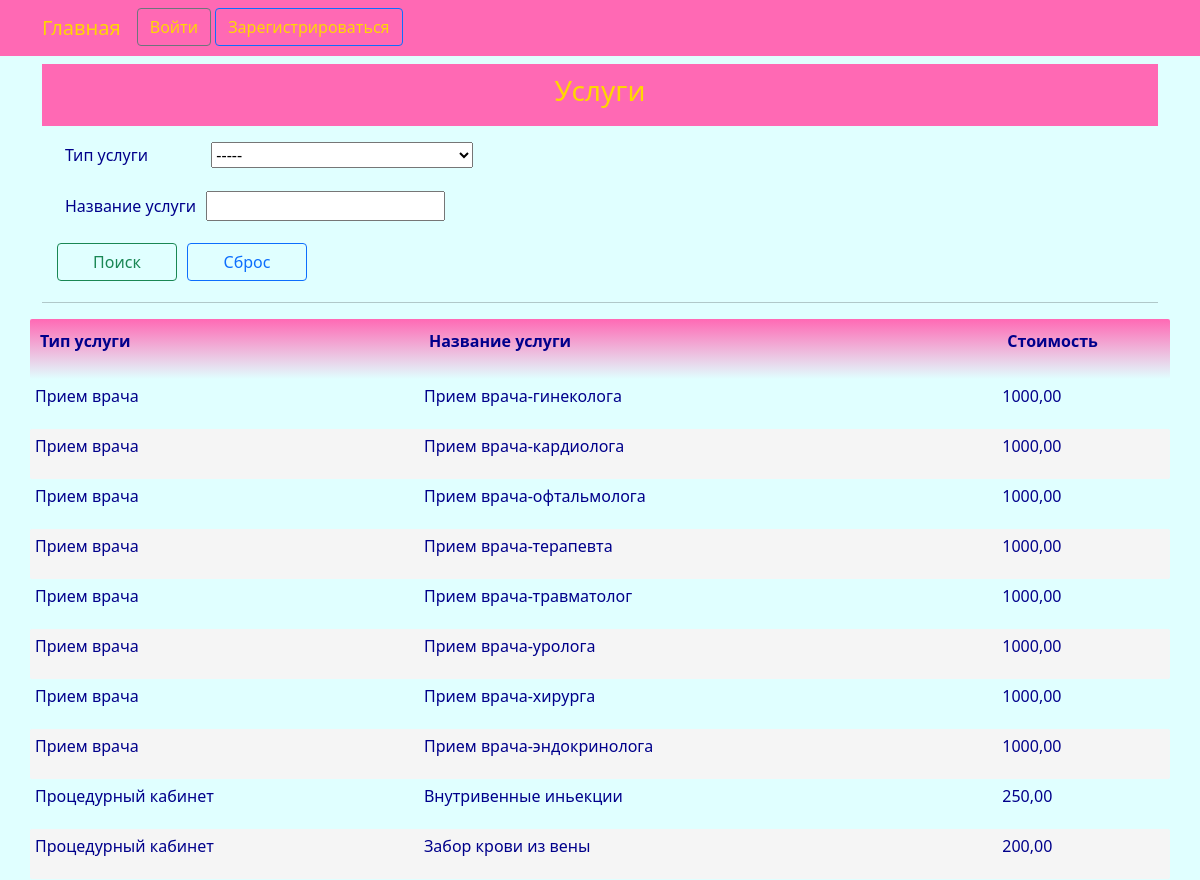
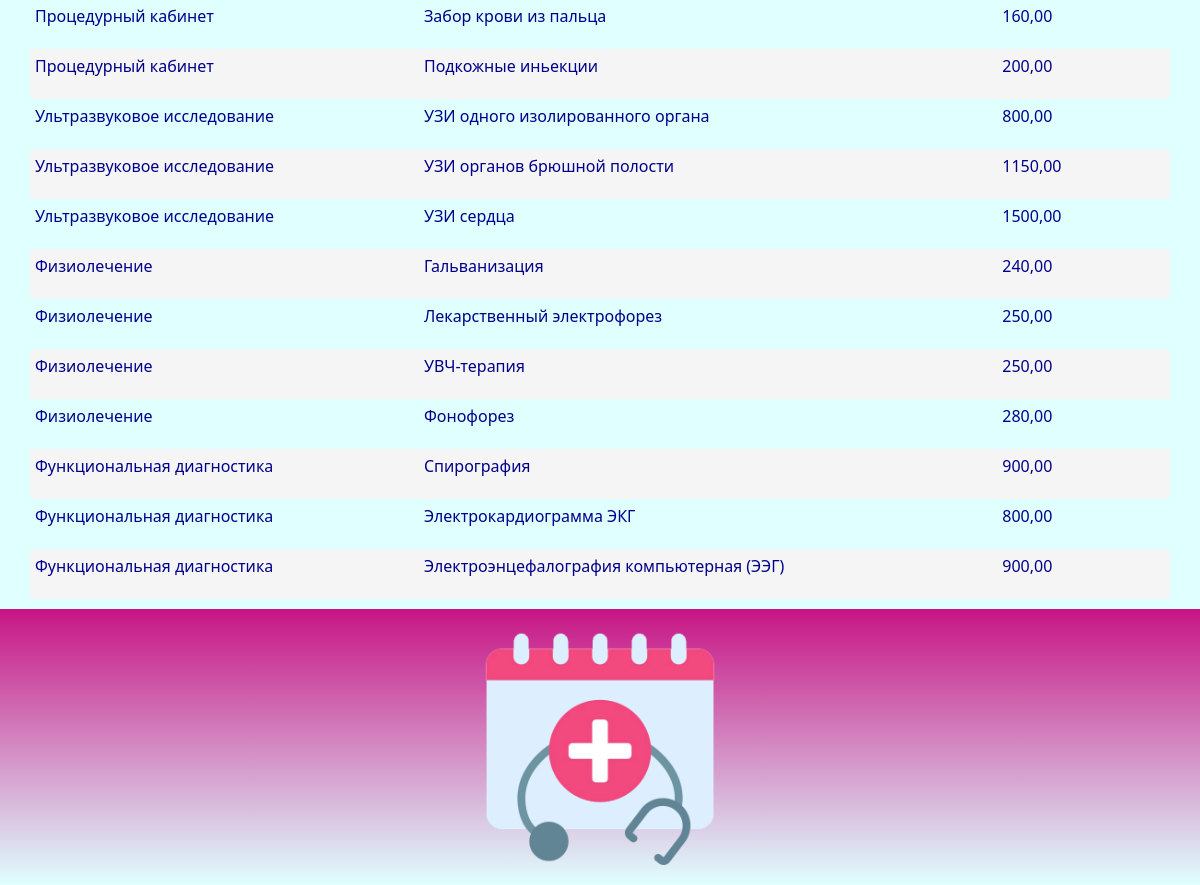
The page / on the database its author committed (2 pictures, top to bottom).
### center/models.py (models this page shows, shortened)
class Service(models.Model):
    kind = models.ForeignKey(Kind, related_name='service_kind', on_delete=models.CASCADE)
    service_title = models.CharField(_('service_title'), max_length=256)
    price = models.DecimalField(_('service_price'), max_digits=9, decimal_places=2)
    class Meta:
        db_table = 'service'
        indexes = [
            models.Index(fields=['kind', 'service_title']),
        ]
        ordering = ['service_title']

class Kind(models.Model):
    kind_title = models.CharField(_('kind_title'), max_length=128, unique=True)
    class Meta:
        db_table = 'kind'
        ordering = ['kind_title']
    def __str__(self):
        return "{}".format(self.kind_title)

### center/views.py (the view)
# urls.py: path('', views.index),
def index(request):
    try:
        kind = Kind.objects.all().order_by('kind_title')
        service = Service.objects.all().order_by('kind__kind_title', 'service_title')
        if request.method == "POST":
            if 'searchBtn' in request.POST:
                selected_item_kind = request.POST.get('item_kind')
                if selected_item_kind != '-----':
                    kind_query = Kind.objects.filter(kind_title = selected_item_kind).only('id').all()
                    service = service.filter(kind_id__in = kind_query)
                title_search = request.POST.get("title_search")
                if title_search != '':
                    service = service.filter(service_title__contains = title_search)
                return render(request, "index.html", {"service": service, "kind": kind, "selected_item_kind": selected_item_kind,  "title_search": title_search })
            else:
                return render(request, "index.html", {"service": service, "kind": kind, })
        else:
            return render(request, "index.html", {"service": service, "kind": kind,  })
    except Exception as exception:
        print(exception)
        return HttpResponse(exception)

### templates/index.html (shortened to what this page needs)
{% extends "base.html" %}
{% load i18n %}
{% load static %}
{% block content %}
<div class="div-width-100-text-center">
	<h3>{% trans "services" %}</h3>
</div>
{% if service.count > 0 %}
<div class="row" style="margin: 10px">
	<form method="POST" enctype="multipart/form-data">
		<table>
			<tbody>
				<tr>
					<td>
						<p>{% trans "kind" %} &nbsp;</p>
					</td>
					<td>
						<p>
						<select name="item_kind" class="chosen" style="margin:5px">
							<option value="-----">-----</option>
						</select>
						</p>
					</td>
				</tr>
				<tr>
					<td>
						<p>{% trans "service_title" %} &nbsp;</p>
					</td>
					<td>
						<p><input type="search" value="{{title_search}}" name="title_search"></p>
					</td>
				</tr>
			</tbody>
		</table>
		<div class="row">
			<button class="btn btn-outline-success" name="searchBtn" style="width:120px; margin:5px">{% trans "Search" %}</button>
			<button class="btn btn-outline-primary" name="resetBtn" type="submit" onClick="window.location.reload();" style="width:120px; margin:5px">{% trans "Reset" %}</button>
		</div>
	</form>
</div>
<hr>
<div class="row">
	<table id="myTable" class="table-manager" style="width:100%">
		<thead>
			<tr>
				<th><p>{% trans "kind" %}</p></th>
				<th><p>{% trans "service_title" %}</p></th>
				<th><p>{% trans "price" %}</p></th>
			</tr>
		</thead>
		<tbody>
			{% for e in service %}
			<tr>
				<td><p>{{ e.kind }}</p></td>
				<td><p>{{ e.service_title }}</p></td>
				<td><p>{{ e.price }}</p></td>
			</tr>
			{% endfor %}
		</tbody>
	</table>
</div>
{% endif %}
{% endblock content %}

### templates/base.html (shortened to what this page needs)
<!DOCTYPE html>
{% load static %}
{% load i18n %}
<html>
	<head>
		<link rel="stylesheet" href="{% static 'css/bootstrap.min.css' %}">
		<link rel="stylesheet" href="{% static 'css/styles.css' %}" />
	</head>
	<nav class="navbar navbar-expand-lg justify-content-center">
		<div class="container">
			<div class="collapse navbar-collapse" id="mainMenu">
				<ul class="navbar-nav me-auto mb-2 mb-lg-0">
					<a class="navbar-brand" href="{{ HTTP_HOST }}/">{% trans "Home" %}</a>
					{% if user.is_authenticated %}
					<li class="nav-item dropdown">
						<a class="nav-link dropdown-toggle" href="#" id="navbarDropdown" role="button" data-bs-toggle="dropdown" aria-expanded="false">
							{{ user.username }}
						</a>
						<ul class="dropdown-menu" aria-labelledby="navbarDropdown">
								{% if request.user.is_superuser  %}
									<li><a class="dropdown-item" href="{% url 'client_index' %}">{% trans "Clients" %}</a></li>
									<li><a class="dropdown-item" href="{% url 'kind_index' %}">{% trans "Kinds" %}</a></li>
									<li><a class="dropdown-item" href="{% url 'service_index' %}">{% trans "Services" %}</a></li>
									<li><a class="dropdown-item" href="{% url 'category_index' %}">{% trans "Categorys" %}</a></li>
									<li><a class="dropdown-item" href="{% url 'branch_index' %}">{% trans "Branchs" %}</a></li>
									<li><a class="dropdown-item" href="{% url 'specialization_index' %}">{% trans "Specializations" %}</a></li>
									<li><a class="dropdown-item" href="{% url 'doctor_index' %}">{% trans "Doctors" %}</a></li>
									<li><a class="dropdown-item" href="{% url 'schedule_index' %}">{% trans "Schedules" %}</a></li>
									<li><a class="dropdown-item" href="{% url 'visit_index' %}">{% trans "Visits" %}</a></li>
								{% else %}
									<li><a class="dropdown-item" href="{% url 'schedule_list' %}">{% trans "Schedules" %}</a></li>
									<li><a class="dropdown-item" href="{% url 'visit_list' %}">{% trans "Visits" %}</a></li>
									<li><a class="dropdown-item" href="{% url 'client_list' %}">{% trans "Clients" %}</a></li>
									<li><a class="dropdown-item" href="{% url 'sale_list' %}">{% trans "Sales" %}</a></li>
								{% endif %}
								<div class="dropdown-divider"></div>
								<li><a class="dropdown-item" href="{% url 'my_account' %}">{% trans "My account" %}</a></li>
								<li><a class="dropdown-item" href="{% url 'password_change' %}">{% trans "Change password" %}</a></li>
								<div class="dropdown-divider"></div>
								<li><a class="dropdown-item" href="{% url 'logout'%}?next={{request.path}}">{% trans "Log out" %}</a></li>
						</ul>
					</li>
					{% else %}
					<form class="form-inline ml-auto">
						<a href="{% url 'login' %}" class="btn btn-outline-secondary">{% trans "Log In" %}</a>
						<a href="{% url 'signup' %}" class="btn btn-primary ml-2">{% trans "Sign up" %}</a>
					</form>
					{% endif %}
				</ul>
			</div>
		</div>
	</nav>
	<body>
		<div class="container">
			{% block content%}{% endblock content %}
		</div>
	</body>
	<footer class="container-fluid text-center bg-lightgray">
		<div class="copyrights">
			<img src="{% static 'images/logo.png' %}" alt="logo" style="height:256px; padding: 10px;">
		</div>
	</footer>
</html>

### static/css/styles.css (style rules this page uses)
:root { --navbar-background-color: HotPink; --navbar-text-color: Gold; --main-background-color-light: LightCyan; --main-background-color-dark: HotPink; --main-text-color: DarkBlue; --main-header-color: DarkBlue; --main-text-attention-color: Purple; --footer-background-color-light: LightCyan; --footer-background-color-dark: MediumVioletRed; --footer-text-color: Teal; --card-background-color-light: Pink; --card-background-color-dark: HotPink; --card-text-color: SeaGreen; --table-background-color-light: LightCyan; --table-background-color-dark: #F5F5F5; --table-text-color: DarkBlue; --star-size: 30px; --star-color: LightYellow; --star-background: Yellow ; }
.navbar { background-color: var(--navbar-background-color); color: var(--navbar-text-color); }
.navbar .navbar-nav, .navbar .navbar-nav .navbar-text { color: var(--navbar-text-color); }
.navbar ul { background-color: var(--navbar-background-color); color: var(--navbar-text-color); }
.navbar a { background-color: var(--navbar-background-color); color: var(--navbar-text-color); }
.navbar-brand { background-color: var(--navbar-background-color); color: var(--navbar-text-color); }
body { background-color: var(--main-background-color-light); }
h1, h2, h3, h4, h5, h6 { color: var(--main-header-color); }
p, ul, li, label { color: var(--main-text-color); }
.div-width-100-text-center { background-color: var(--navbar-background-color); color: Gold; text-align: center; padding-top: 10px; padding-bottom: 10px; }
.div-width-100-text-center h3 { color: Gold; }
.table-manager { background-color: var(--main-background-color-light); width: 100%; }
.table-manager tbody { background-color: var(--main-background-color-light); border: none; margin-top: 20px; margin-bottom: 20px; }
.table-manager thead th { color: var(--main-text-color); font-weight: bold; text-align: left; padding: 10px; background-image: linear-gradient(top, var(--main-background-color-dark), var(--main-background-color-light)); background-image: -o-linear-gradient(top, var(--main-background-color-dark), var(--main-background-color-light)); background-image: -moz-linear-gradient(top, var(--main-background-color-dark), var(--main-background-color-light)); background-image: -webkit-linear-gradient(top, var(--main-background-color-dark), var(--main-background-color-light)); }
.table-manager thead tr th:first-child { border-radius: 2px 0 0 2px; }
.table-manager thead tr th:last-child { border-radius: 0 2px 2px 0; }
.table-manager tbody td { text-align: left; border: none; padding: 5px 5px; vertical-align: top; }
.table-manager tbody tr:nth-child(odd) { background: var(--table-background-color-light); }
.table-manager tbody tr:nth-child(even) { background: var(--table-background-color-dark); }
.table-manager tbody tr td:first-child { border-radius: 2px 0 0 2px; }
.table-manager tbody tr td:last-child { border-radius: 0 2px 2px 0; }
footer { background-image: linear-gradient(top, var(--footer-background-color-dark), var(--footer-background-color-light)); background-image: -o-linear-gradient(top, var(--footer-background-color-dark), var(--footer-background-color-light)); background-image: -moz-linear-gradient(top, var(--footer-background-color-dark), var(--footer-background-color-light)); background-image: -webkit-linear-gradient(top, var(--footer-background-color-dark), var(--footer-background-color-light)); margin-top: 10px; padding: 10px; }

### rows shown on the page
Service: kind "Прием врача", service_title "Прием врача-гинеколога", price "1000,00"
Service: kind "Прием врача", service_title "Прием врача-кардиолога", price "1000,00"
Service: kind "Прием врача", service_title "Прием врача-офтальмолога", price "1000,00"
Service: kind "Прием врача", service_title "Прием врача-терапевта", price "1000,00"
Service: kind "Прием врача", service_title "Прием врача-травматолог", price "1000,00"
Service: kind "Прием врача", service_title "Прием врача-уролога", price "1000,00"
Service: kind "Прием врача", service_title "Прием врача-хирурга", price "1000,00"
Service: kind "Прием врача", service_title "Прием врача-эндокринолога", price "1000,00"
Service: kind "Процедурный кабинет", service_title "Внутривенные иньекции", price "250,00"
Service: kind "Процедурный кабинет", service_title "Забор крови из вены", price "200,00"
Service: kind "Процедурный кабинет", service_title "Забор крови из пальца", price "160,00"
Service: kind "Процедурный кабинет", service_title "Подкожные иньекции", price "200,00"
Service: kind "Ультразвуковое исследование", service_title "УЗИ одного изолированного органа", price "800,00"
Service: kind "Ультразвуковое исследование", service_title "УЗИ органов брюшной полости", price "1150,00"
Service: kind "Ультразвуковое исследование", service_title "УЗИ сердца", price "1500,00"
Service: kind "Физиолечение", service_title "Гальванизация", price "240,00"
Service: kind "Физиолечение", service_title "Лекарственный электрофорез", price "250,00"
Service: kind "Физиолечение", service_title "УВЧ-терапия", price "250,00"
Service: kind "Физиолечение", service_title "Фонофорез", price "280,00"
Service: kind "Функциональная диагностика", service_title "Спирография", price "900,00"
Service: kind "Функциональная диагностика", service_title "Электрокардиограмма ЭКГ", price "800,00"
Service: kind "Функциональная диагностика", service_title "Электроэнцефалография компьютерная (ЭЭГ)", price "900,00"
